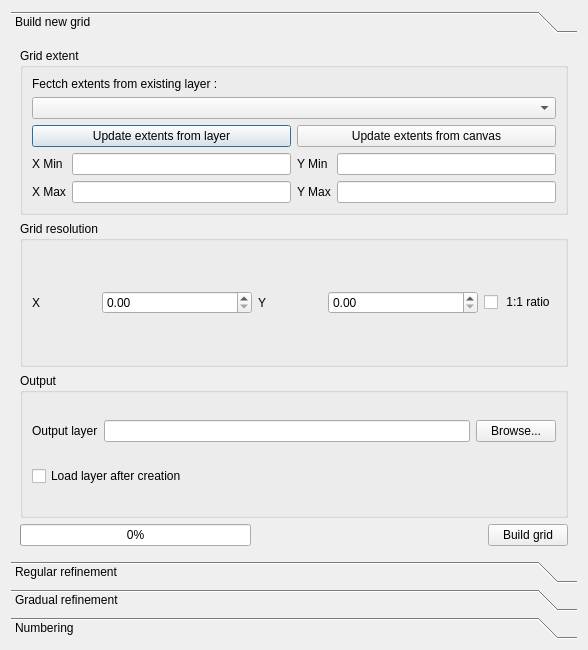
<?xml version="1.0" encoding="UTF-8"?>
<ui version="4.0">
 <class>Gridder</class>
 <widget class="QDialog" name="Gridder">
  <property name="geometry">
   <rect>
    <x>0</x>
    <y>0</y>
    <width>588</width>
    <height>650</height>
   </rect>
  </property>
  <property name="windowTitle">
   <string>Qgridder</string>
  </property>
  <layout class="QGridLayout" name="gridLayout">
   <item row="1" column="0">
    <widget class="QToolBox" name="toolBox">
     <property name="currentIndex">
      <number>0</number>
     </property>
     <widget class="QWidget" name="page_grid">
      <property name="geometry">
       <rect>
        <x>0</x>
        <y>0</y>
        <width>564</width>
        <height>490</height>
       </rect>
      </property>
      <attribute name="label">
       <string>Build new grid</string>
      </attribute>
      <layout class="QVBoxLayout" name="verticalLayout_3">
       <item>
        <widget class="QGroupBox" name="groupBox">
         <property name="title">
          <string>Grid extent</string>
         </property>
         <layout class="QGridLayout" name="gridLayout_4">
          <item row="1" column="0">
           <widget class="QComboBox" name="listSourceLayer"/>
          </item>
          <item row="2" column="0">
           <layout class="QGridLayout" name="gridLayout_3">
            <item row="0" column="0">
             <widget class="QPushButton" name="buttonUpdateFromLayer">
              <property name="text">
               <string>Update extents from layer</string>
              </property>
             </widget>
            </item>
            <item row="0" column="1">
             <widget class="QPushButton" name="buttonUpdateFromCanvas">
              <property name="text">
               <string>Update extents from canvas</string>
              </property>
             </widget>
            </item>
           </layout>
          </item>
          <item row="3" column="0">
           <layout class="QGridLayout" name="gridLayout_2">
            <item row="0" column="1">
             <widget class="QLineEdit" name="textXmin"/>
            </item>
            <item row="0" column="2">
             <widget class="QLabel" name="label_2">
              <property name="text">
               <string>Y Min</string>
              </property>
             </widget>
            </item>
            <item row="0" column="3">
             <widget class="QLineEdit" name="textYmin"/>
            </item>
            <item row="0" column="0">
             <widget class="QLabel" name="label_3">
              <property name="text">
               <string>X Min</string>
              </property>
             </widget>
            </item>
            <item row="1" column="3">
             <widget class="QLineEdit" name="textYmax"/>
            </item>
            <item row="1" column="2">
             <widget class="QLabel" name="label_4">
              <property name="text">
               <string>Y Max</string>
              </property>
             </widget>
            </item>
            <item row="1" column="0">
             <widget class="QLabel" name="label_1">
              <property name="text">
               <string>X Max</string>
              </property>
             </widget>
            </item>
            <item row="1" column="1">
             <widget class="QLineEdit" name="textXmax"/>
            </item>
           </layout>
          </item>
          <item row="0" column="0">
           <widget class="QLabel" name="label_7">
            <property name="text">
             <string>Fectch extents from existing layer : </string>
            </property>
           </widget>
          </item>
         </layout>
        </widget>
       </item>
       <item>
        <widget class="QGroupBox" name="groupBox_2">
         <property name="title">
          <string>Grid resolution</string>
         </property>
         <layout class="QVBoxLayout" name="verticalLayout">
          <item>
           <layout class="QGridLayout" name="gridLayout_5">
            <item row="0" column="4">
             <widget class="QDoubleSpinBox" name="sboxYres">
              <property name="enabled">
               <bool>true</bool>
              </property>
              <property name="minimumSize">
               <size>
                <width>150</width>
                <height>0</height>
               </size>
              </property>
              <property name="maximum">
               <double>1000000000.000000000000000</double>
              </property>
             </widget>
            </item>
            <item row="0" column="3">
             <widget class="QLabel" name="label_6">
              <property name="text">
               <string>Y</string>
              </property>
             </widget>
            </item>
            <item row="0" column="1">
             <widget class="QLabel" name="label_5">
              <property name="text">
               <string>X</string>
              </property>
             </widget>
            </item>
            <item row="0" column="2">
             <widget class="QDoubleSpinBox" name="sboxXres">
              <property name="minimumSize">
               <size>
                <width>150</width>
                <height>0</height>
               </size>
              </property>
              <property name="maximum">
               <double>1000000000.000000000000000</double>
              </property>
             </widget>
            </item>
            <item row="0" column="5">
             <widget class="QCheckBox" name="checkRatio">
              <property name="text">
               <string> 1:1 ratio</string>
              </property>
             </widget>
            </item>
           </layout>
          </item>
         </layout>
        </widget>
       </item>
       <item>
        <widget class="QGroupBox" name="groupBox_3">
         <property name="title">
          <string>Output</string>
         </property>
         <layout class="QGridLayout" name="gridLayout_8">
          <item row="0" column="0">
           <layout class="QGridLayout" name="gridLayout_7">
            <item row="3" column="1">
             <widget class="QLineEdit" name="textOutFilename"/>
            </item>
            <item row="3" column="2">
             <widget class="QPushButton" name="buttonBrowse">
              <property name="text">
               <string>Browse...</string>
              </property>
             </widget>
            </item>
            <item row="3" column="0">
             <widget class="QLabel" name="label">
              <property name="text">
               <string>Output layer</string>
              </property>
             </widget>
            </item>
           </layout>
          </item>
          <item row="1" column="0">
           <widget class="QCheckBox" name="checkLoadLayer">
            <property name="text">
             <string>Load layer after creation</string>
            </property>
           </widget>
          </item>
         </layout>
        </widget>
       </item>
       <item>
        <layout class="QHBoxLayout" name="horizontalLayout_3">
         <item>
          <widget class="QProgressBar" name="progressBarBuildGrid">
           <property name="value">
            <number>0</number>
           </property>
          </widget>
         </item>
         <item>
          <spacer name="horizontalSpacer_2">
           <property name="orientation">
            <enum>Qt::Horizontal</enum>
           </property>
           <property name="sizeHint" stdset="0">
            <size>
             <width>78</width>
             <height>17</height>
            </size>
           </property>
          </spacer>
         </item>
         <item>
          <widget class="QPushButton" name="buttonWriteGrid">
           <property name="text">
            <string>Build grid</string>
           </property>
          </widget>
         </item>
        </layout>
       </item>
      </layout>
     </widget>
     <widget class="QWidget" name="page_toplogy">
      <property name="geometry">
       <rect>
        <x>0</x>
        <y>0</y>
        <width>564</width>
        <height>490</height>
       </rect>
      </property>
      <attribute name="label">
       <string>Regular refinement</string>
      </attribute>
      <layout class="QVBoxLayout" name="verticalLayout_2">
       <item>
        <widget class="QLabel" name="label_8">
         <property name="text">
          <string>Grid layer :</string>
         </property>
        </widget>
       </item>
       <item>
        <widget class="QComboBox" name="listGridLayer"/>
       </item>
       <item>
        <widget class="QLabel" name="label_9">
         <property name="text">
          <string>Divide by :</string>
         </property>
        </widget>
       </item>
       <item>
        <layout class="QHBoxLayout" name="horizontalLayout">
         <item>
          <widget class="QLabel" name="label_10">
           <property name="text">
            <string>vertically :</string>
           </property>
          </widget>
         </item>
         <item>
          <widget class="QSpinBox" name="sboxDivideVert">
           <property name="minimum">
            <number>1</number>
           </property>
           <property name="maximum">
            <number>100</number>
           </property>
          </widget>
         </item>
         <item>
          <widget class="QLabel" name="label_11">
           <property name="text">
            <string>horizontally :</string>
           </property>
          </widget>
         </item>
         <item>
          <widget class="QSpinBox" name="sboxDivideHoriz">
           <property name="minimum">
            <number>1</number>
           </property>
           <property name="maximum">
            <number>100</number>
           </property>
          </widget>
         </item>
         <item>
          <widget class="QCheckBox" name="checkDivideRatio">
           <property name="text">
            <string>Lock 1:1 ratio</string>
           </property>
          </widget>
         </item>
        </layout>
       </item>
       <item>
        <layout class="QHBoxLayout" name="horizontalLayout_8">
         <item>
          <widget class="QCheckBox" name="checkTopo">
           <property name="text">
            <string>Check topology  for : </string>
           </property>
          </widget>
         </item>
         <item>
          <widget class="QComboBox" name="listModelName">
           <property name="editable">
            <bool>false</bool>
           </property>
          </widget>
         </item>
         <item>
          <spacer name="horizontalSpacer_5">
           <property name="orientation">
            <enum>Qt::Horizontal</enum>
           </property>
           <property name="sizeHint" stdset="0">
            <size>
             <width>128</width>
             <height>21</height>
            </size>
           </property>
          </spacer>
         </item>
        </layout>
       </item>
       <item>
        <layout class="QHBoxLayout" name="horizontalLayout_2">
         <item>
          <widget class="QProgressBar" name="progressBarRegularRefine">
           <property name="value">
            <number>0</number>
           </property>
          </widget>
         </item>
         <item>
          <widget class="QLabel" name="labelIterations">
           <property name="text">
            <string>Iterations : </string>
           </property>
          </widget>
         </item>
         <item>
          <widget class="QLabel" name="labelIter">
           <property name="text">
            <string>0</string>
           </property>
          </widget>
         </item>
         <item>
          <spacer name="horizontalSpacer">
           <property name="orientation">
            <enum>Qt::Horizontal</enum>
           </property>
           <property name="sizeHint" stdset="0">
            <size>
             <width>40</width>
             <height>20</height>
            </size>
           </property>
          </spacer>
         </item>
         <item>
          <widget class="QPushButton" name="buttonRegularRefile">
           <property name="text">
            <string>Refine selection </string>
           </property>
          </widget>
         </item>
        </layout>
       </item>
       <item>
        <spacer name="verticalSpacer">
         <property name="orientation">
          <enum>Qt::Vertical</enum>
         </property>
         <property name="sizeHint" stdset="0">
          <size>
           <width>20</width>
           <height>290</height>
          </size>
         </property>
        </spacer>
       </item>
      </layout>
     </widget>
     <widget class="QWidget" name="page">
      <property name="geometry">
       <rect>
        <x>0</x>
        <y>0</y>
        <width>564</width>
        <height>490</height>
       </rect>
      </property>
      <attribute name="label">
       <string>Gradual refinement</string>
      </attribute>
      <layout class="QVBoxLayout" name="verticalLayout_4">
       <item>
        <widget class="QLabel" name="label_12">
         <property name="text">
          <string>Grid layer :</string>
         </property>
        </widget>
       </item>
       <item>
        <widget class="QComboBox" name="listGridLayer_2"/>
       </item>
       <item>
        <widget class="QLabel" name="label_14">
         <property name="text">
          <string>Resolution :</string>
         </property>
        </widget>
       </item>
       <item>
        <layout class="QHBoxLayout" name="horizontalLayout_4">
         <item>
          <widget class="QLabel" name="label_17">
           <property name="text">
            <string>Horizontally:</string>
           </property>
          </widget>
         </item>
         <item>
          <widget class="QLabel" name="label_15">
           <property name="text">
            <string>Left</string>
           </property>
          </widget>
         </item>
         <item>
          <widget class="QDoubleSpinBox" name="sboxXres_2">
           <property name="minimumSize">
            <size>
             <width>150</width>
             <height>0</height>
            </size>
           </property>
           <property name="maximum">
            <double>1000000000.000000000000000</double>
           </property>
          </widget>
         </item>
         <item>
          <widget class="QLabel" name="label_16">
           <property name="text">
            <string>Right   </string>
           </property>
          </widget>
         </item>
         <item>
          <widget class="QDoubleSpinBox" name="sboxXres_3">
           <property name="minimumSize">
            <size>
             <width>150</width>
             <height>0</height>
            </size>
           </property>
           <property name="maximum">
            <double>1000000000.000000000000000</double>
           </property>
          </widget>
         </item>
        </layout>
       </item>
       <item>
        <layout class="QHBoxLayout" name="horizontalLayout_6">
         <item>
          <widget class="QLabel" name="label_18">
           <property name="text">
            <string>Vertically:    </string>
           </property>
          </widget>
         </item>
         <item>
          <widget class="QLabel" name="label_19">
           <property name="text">
            <string>Top</string>
           </property>
          </widget>
         </item>
         <item>
          <widget class="QDoubleSpinBox" name="sboxXres_4">
           <property name="minimumSize">
            <size>
             <width>150</width>
             <height>0</height>
            </size>
           </property>
           <property name="maximum">
            <double>1000000000.000000000000000</double>
           </property>
          </widget>
         </item>
         <item>
          <widget class="QLabel" name="label_20">
           <property name="text">
            <string>Bottom</string>
           </property>
          </widget>
         </item>
         <item>
          <widget class="QDoubleSpinBox" name="sboxXres_5">
           <property name="minimumSize">
            <size>
             <width>150</width>
             <height>0</height>
            </size>
           </property>
           <property name="maximum">
            <double>1000000000.000000000000000</double>
           </property>
          </widget>
         </item>
        </layout>
       </item>
       <item>
        <layout class="QHBoxLayout" name="horizontalLayout_7">
         <item>
          <spacer name="horizontalSpacer_3">
           <property name="orientation">
            <enum>Qt::Horizontal</enum>
           </property>
           <property name="sizeHint" stdset="0">
            <size>
             <width>40</width>
             <height>20</height>
            </size>
           </property>
          </spacer>
         </item>
         <item>
          <widget class="QPushButton" name="buttonRefineGrid_2">
           <property name="text">
            <string>Refine selected </string>
           </property>
          </widget>
         </item>
        </layout>
       </item>
       <item>
        <spacer name="verticalSpacer_2">
         <property name="orientation">
          <enum>Qt::Vertical</enum>
         </property>
         <property name="sizeHint" stdset="0">
          <size>
           <width>20</width>
           <height>269</height>
          </size>
         </property>
        </spacer>
       </item>
      </layout>
     </widget>
     <widget class="QWidget" name="page_2">
      <property name="geometry">
       <rect>
        <x>0</x>
        <y>0</y>
        <width>564</width>
        <height>490</height>
       </rect>
      </property>
      <attribute name="label">
       <string>Numbering</string>
      </attribute>
      <layout class="QVBoxLayout" name="verticalLayout_5">
       <item>
        <widget class="QLabel" name="label_13">
         <property name="text">
          <string>Grid layer :</string>
         </property>
        </widget>
       </item>
       <item>
        <widget class="QComboBox" name="listGridLayer_3"/>
       </item>
       <item>
        <layout class="QHBoxLayout" name="horizontalLayout_5">
         <item>
          <spacer name="horizontalSpacer_4">
           <property name="orientation">
            <enum>Qt::Horizontal</enum>
           </property>
           <property name="sizeHint" stdset="0">
            <size>
             <width>40</width>
             <height>20</height>
            </size>
           </property>
          </spacer>
         </item>
         <item>
          <widget class="QPushButton" name="pushButton_2">
           <property name="text">
            <string>Update grid numbering</string>
           </property>
          </widget>
         </item>
        </layout>
       </item>
       <item>
        <spacer name="verticalSpacer_3">
         <property name="orientation">
          <enum>Qt::Vertical</enum>
         </property>
         <property name="sizeHint" stdset="0">
          <size>
           <width>20</width>
           <height>367</height>
          </size>
         </property>
        </spacer>
       </item>
      </layout>
     </widget>
    </widget>
   </item>
  </layout>
 </widget>
 <resources/>
 <connections/>
</ui>
